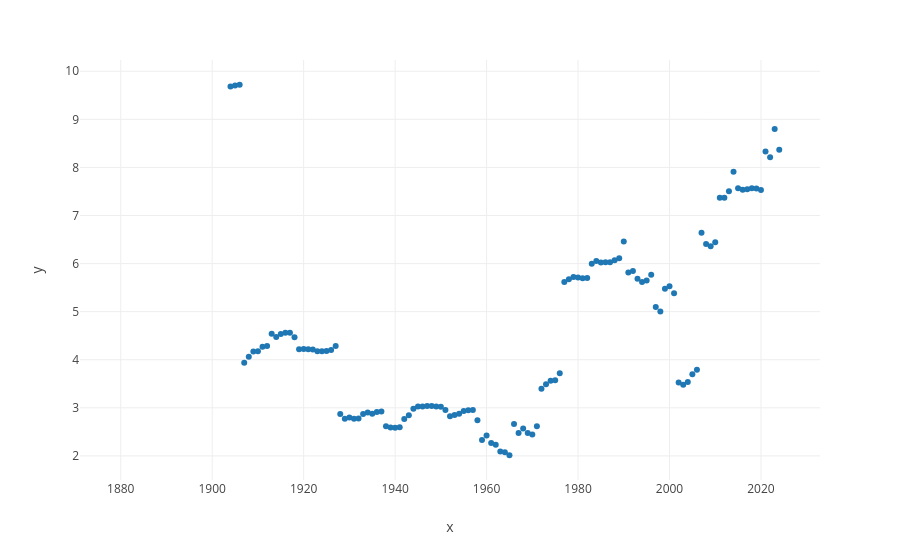

The notebook cell saved with this chart:
### Code cell
idx = annual_max.Year.sort_values().index
px.scatter(x=annual_max.loc[idx,'Year'].astype(int),y=annual_max.loc[idx,'Annuality'].rolling(25).mean().values, template='none')

### Figure 1 — Plotly figure (JSON) as saved in the notebook; plotly's stock layout.template omitted (floating-point values rounded to 4 significant figures; data arrays with more than 128 entries replaced by an {"elided": "..."} marker saying what was removed)
{"data": [{"hovertemplate": "x=%{x}<br>y=%{y}<extra></extra>", "legendgroup": "", "marker": {"color": "#1F77B4", "symbol": "circle"}, "mode": "markers", "name": "", "orientation": "v", "showlegend": false, "type": "scatter", "x": {"elided": "145 int values"}, "xaxis": "x", "y": {"elided": "145 float values"}, "yaxis": "y"}], "layout": {"legend": {"tracegroupgap": 0}, "margin": {"t": 60}, "xaxis": {"anchor": "y", "domain": [0, 1], "title": {"text": "x"}}, "yaxis": {"anchor": "x", "domain": [0, 1], "title": {"text": "y"}}}}
